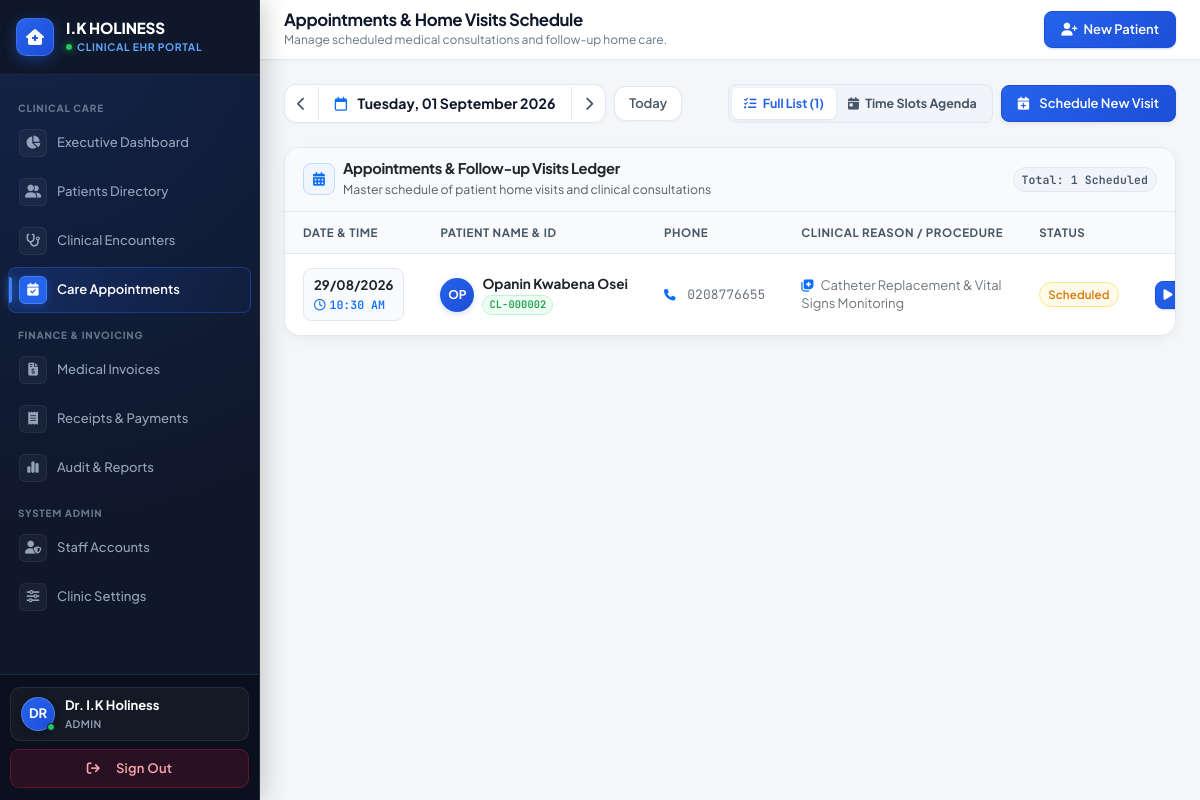
The app's page /appointments (signed in) with its own data.
### tables this page shows
CREATE TABLE appointments (
    id INT AUTO_INCREMENT PRIMARY KEY,
    client_id VARCHAR(20) NOT NULL,
    appointment_date DATE NOT NULL,
    appointment_time TIME NOT NULL,
    reason VARCHAR(255) NOT NULL,
    status ENUM('Scheduled', 'Completed', 'Cancelled', 'Missed') NOT NULL DEFAULT 'Scheduled',
    notes TEXT NULL,
    created_at TIMESTAMP DEFAULT CURRENT_TIMESTAMP,
    FOREIGN KEY (client_id) REFERENCES clients(client_id) ON DELETE CASCADE,
    INDEX idx_appointment_datetime (appointment_date, appointment_time),
    INDEX idx_status (status)
);

CREATE TABLE clients (
    client_id VARCHAR(20) PRIMARY KEY,
    full_name VARCHAR(255) NOT NULL,
    gender ENUM('Male', 'Female', 'Other') NOT NULL,
    dob DATE NOT NULL,
    age INT NOT NULL,
    phone VARCHAR(20) NOT NULL,
    address TEXT NOT NULL,
    emergency_name VARCHAR(255) NOT NULL,
    emergency_phone VARCHAR(20) NOT NULL,
    registration_date DATE NOT NULL,
    created_at TIMESTAMP DEFAULT CURRENT_TIMESTAMP,
    INDEX idx_fullname (full_name),
    INDEX idx_phone (phone)
);

### backend/app/Controllers/AppointmentController.php (called while the page is built, shortened)
<?php
class AppointmentController
{
    public function index(): void
    {
        $appointments = [];
        try {
            $db = Database::getInstance()->getConnection();
            $stmt = $db->query("
                SELECT a.*, c.full_name, c.phone
                FROM appointments a
                INNER JOIN clients c ON a.client_id = c.client_id
                ORDER BY a.appointment_date ASC, a.appointment_time ASC
            ");
            $appointments = $stmt->fetchAll();
        } catch (\PDOException $e) {
            $_SESSION['error_message'] = "Could not fetch appointments.";
        }
        require_once VIEWS_PATH . '/appointments/index.php';
        require_once VIEWS_PATH . '/shared/layout.php';
    }
}

### backend/app/Core/Router.php (called while the page is built, shortened)
<?php
class Router
{
    private array $routes = [];
    public function get(string $path, string $handler): void
    {
        $this->routes['GET'][$this->normalizePath($path)] = $handler;
    }
    public function post(string $path, string $handler): void
    {
        $this->routes['POST'][$this->normalizePath($path)] = $handler;
    }
    public function resolve(string $requestUri, string $requestMethod): void
    {
        $path = parse_url($requestUri, PHP_URL_PATH);
        $normalizedPath = $this->normalizePath($path);
        $method = strtoupper($requestMethod);
        $handler = $this->routes[$method][$normalizedPath];
        $this->executeHandler($handler);
    }
    private function normalizePath(string $path): string
    {
        $trimmed = trim($path, '/');
        return $trimmed === '' ? '/' : '/' . $trimmed;
    }
    private function executeHandler(string $handler): void
    {
        list($controllerClass, $method) = explode('@', $handler);
        $controllerInstance = new $fullControllerName();
        $controllerInstance->$method();
    }
}

### frontend/public/index.php (called while the page is built, shortened)
<?php
$requestUri = $_SERVER['REQUEST_URI'] ?? '/';
$requestPath = parse_url($requestUri, PHP_URL_PATH);
$baseNames = [
    '/ik-holiness-clinic/frontend/public',
    '/ik-holiness-clinic/public',
    '/ik-holiness-clinic',
    '/frontend/public',
    '/public',
];
foreach ($baseNames as $b) {
    if (str_starts_with($requestPath, $b)) {
        $requestPath = substr($requestPath, strlen($b));
        break;
    }
}
$routingPath = '/' . ltrim($requestPath ?? '', '/');
$router = new Router();
$router->get('/', 'HomeController@index');
$router->get('/home', 'HomeController@index');
$router->get('/services', 'HomeController@services');
$router->get('/about', 'HomeController@about');
$router->get('/request-care', 'HomeController@requestCare');
$router->get('/booking', 'HomeController@requestCare');
$router->get('/contact', 'HomeController@contact');
$router->post('/book-request', 'HomeController@bookRequest');
$router->post('/contact-submit', 'HomeController@contactSubmit');
$router->get('/login', 'AuthController@showLogin');
$router->post('/login', 'AuthController@login');
$router->get('/logout', 'AuthController@logout');
$router->get('/dashboard', 'DashboardController@index');
$router->get('/clients', 'ClientController@index');
$router->get('/clients/create', 'ClientController@create');
$router->post('/clients/store', 'ClientController@store');
$router->get('/clients/view', 'ClientController@view');
$router->get('/clients/edit', 'ClientController@edit');
$router->post('/clients/update', 'ClientController@update');
$router->get('/clients/delete', 'ClientController@delete');
$router->get('/visits', 'VisitController@index');
$router->get('/visits/create', 'VisitController@create');
$router->post('/visits/store', 'VisitController@store');
$router->get('/appointments', 'AppointmentController@index');
$router->get('/appointments/create', 'AppointmentController@create');
$router->post('/appointments/store', 'AppointmentController@store');
$router->get('/appointments/edit', 'AppointmentController@edit');
$router->get('/billing', 'BillingController@index');
$router->get('/billing/create', 'BillingController@create');
$router->post('/billing/store', 'BillingController@store');
$router->get('/billing/view', 'BillingController@view');
$router->get('/payments', 'PaymentController@index');
$router->get('/payments/create', 'PaymentController@create');
$router->post('/payments/store', 'PaymentController@store');
$router->get('/payments/receipt', 'PaymentController@receipt');
$router->get('/reports', 'ReportController@index');
$router->get('/users', 'UserController@index');
$router->get('/users/create', 'UserController@create');
$router->post('/users/store', 'UserController@store');
$router->get('/users/edit', 'UserController@edit');
$router->post('/users/update', 'UserController@update');
$router->get('/users/delete', 'UserController@delete');
$router->get('/settings', 'SettingController@index');
$router->post('/settings/update', 'SettingController@update');
$router->resolve($routingPath, $_SERVER['REQUEST_METHOD'] ?? 'GET');

### frontend/views/appointments/index.php (the view, shortened to what this page needs)
<div class="appointments-calendar-wrapper">
    <div class="d-flex flex-column flex-md-row justify-content-between align-items-stretch align-items-md-center gap-3 mb-4 no-print">
        <div class="d-flex align-items-center gap-2 flex-wrap">
            <div class="date-navigator-box">
                <button type="button" class="nav-arrow-btn" onclick="changeDay(-1)" title="Previous Day">
                    <i class="fa-solid fa-chevron-left"></i>
                </button>
                <div class="current-date-text" id="selectedDateDisplay">
                    <i class="fa-regular fa-calendar text-primary me-2"></i>
                    <span id="activeDateLabel"><?php echo date('l, d F Y'); ?></span>
                </div>
                <button type="button" class="nav-arrow-btn" onclick="changeDay(1)" title="Next Day">
                    <i class="fa-solid fa-chevron-right"></i>
                </button>
            </div>
            <button type="button" class="btn-today-pill" onclick="resetToToday()">
                Today
            </button>
        </div>
        <div class="d-flex align-items-center gap-2 flex-wrap justify-content-end">
            <div class="agenda-view-switcher">
                <button type="button" class="agenda-btn active" id="btnListView" onclick="toggleAgendaMode('list')">
                    <i class="fa-solid fa-list-check me-1"></i> Full List (<?php echo count($appointments); ?>)
                </button>
                <button type="button" class="agenda-btn" id="btnAgendaView" onclick="toggleAgendaMode('agenda')">
                    <i class="fa-solid fa-calendar-day me-1"></i> Time Slots Agenda
                </button>
            </div>
            <a href="<?php echo APP_URL; ?>/appointments/create" class="btn-primary-custom py-2 px-3 shadow-sm">
                <i class="fa-solid fa-calendar-plus me-1"></i> Schedule New Visit
            </a>
        </div>
    </div>
    <div id="calendarListView" class="ui-table-container">
        <div class="tanstack-table-header">
            <div class="d-flex align-items-center gap-2">
                <div class="icon-sq bg-blue-subtle text-primary" style="width: 32px; height: 32px; border-radius: 8px; display: flex; align-items: center; justify-content: center; font-size: 0.85rem;">
                    <i class="fa-solid fa-calendar-days"></i>
                </div>
                <div>
                    <h6 class="fw-bold text-dark mb-0" style="font-size: 0.92rem;">Appointments & Follow-up Visits Ledger</h6>
                    <small class="text-muted">Master schedule of patient home visits and clinical consultations</small>
                </div>
            </div>
            <span class="badge-pill-custom badge-zinc font-mono" style="font-size: 0.72rem;">
                Total: <?php echo count($appointments); ?> Scheduled
            </span>
        </div>
        <div class="table-responsive">
            <table class="ui-table">
                <thead>
                    <tr>
                        <th style="width: 15%;">Date & Time</th>
                        <th style="width: 24%;">Patient Name & ID</th>
                        <th style="width: 14%;">Phone</th>
                        <th style="width: 25%;">Clinical Reason / Procedure</th>
                        <th style="width: 10%;">Status</th>
                        <th style="width: 12%; text-align: right;" class="no-print">Actions</th>
                    </tr>
                </thead>
                <tbody>
                    <?php if (empty($appointments)): ?>
                        <tr>
                            <td colspan="6" class="text-center py-5 text-muted">
                                <i class="fa-regular fa-calendar-xmark fs-3 mb-2 d-block text-muted"></i>
                                No scheduled appointments found. Click <strong>"Schedule New Visit"</strong> to add one.
                            </td>
                        </tr>
                    <?php else: ?>
                        <?php foreach ($appointments as $a): ?>
                            <tr>
                                <td>
                                    <div class="appt-time-pill-clean">
                                        <strong class="text-dark d-block" style="font-size: 0.82rem; white-space: nowrap;">
                                            <?php echo date('d/m/Y', strtotime($a['appointment_date'])); ?>
                                        </strong>
                                        <small class="text-primary font-mono fw-semibold" style="font-size: 0.72rem; white-space: nowrap;">
                                            <i class="fa-regular fa-clock me-1"></i><?php echo date('g:i A', strtotime($a['appointment_time'])); ?>
                                        </small>
                                    </div>
                                </td>
                                <td>
                                    <div class="d-flex align-items-center gap-2">
                                        <div class="avatar-circle-appt flex-shrink-0">
                                            <?php echo strtoupper(substr($a['full_name'] ?? 'P', 0, 2)); ?>
                                        </div>
                                        <div class="min-w-0">
                                            <strong class="text-dark d-block text-truncate" style="font-size: 0.85rem;">
                                                <?php echo htmlspecialchars($a['full_name']); ?>
                                            </strong>
                                            <span class="badge-pill-custom badge-emerald font-mono" style="font-size: 0.65rem; padding: 1px 6px; white-space: nowrap;">
                                                <?php echo htmlspecialchars($a['client_id']); ?>
                                            </span>
                                        </div>
                                    </div>
                                </td>
                                <td>
                                    <a href="tel:<?php echo htmlspecialchars($a['phone']); ?>" class="text-secondary text-decoration-none hover-primary font-mono" style="font-size: 0.8125rem; white-space: nowrap;">
                                        <i class="fa-solid fa-phone text-primary me-1" style="font-size: 0.72rem;"></i>
                                        <?php echo htmlspecialchars($a['phone']); ?>
                                    </a>
                                </td>
                                <td>
                                    <div class="text-secondary small" style="line-height: 1.35; font-size: 0.8125rem;">
                                        <i class="fa-solid fa-notes-medical text-primary me-1"></i>
                                        <?php echo htmlspecialchars($a['reason']); ?>
                                    </div>
                                </td>
                                <td>
                                    <?php
                                    $badge = 'badge-amber';
                                    ?>
                                    <span class="badge-pill-custom <?php echo $badge; ?>" style="font-size: 0.72rem;">
                                        <?php echo htmlspecialchars($a['status']); ?>
                                    </span>
                                </td>
                                <td style="text-align: right;" class="no-print">
                                    <div class="d-inline-flex align-items-center gap-1">
                                        <?php if ($a['status'] === 'Scheduled'): ?>
                                            <a href="<?php echo APP_URL; ?>/visits/create?client_id=<?php echo urlencode($a['client_id']); ?>"
                                               class="btn-primary-custom btn-sm py-1 px-2"
                                               style="font-size: 0.75rem;"
                                               title="Start Visit">
                                                <i class="fa-solid fa-play me-1"></i> Start
                                            </a>
                                        <?php endif; ?>
                                    </div>
                                </td>
                            </tr>
                        <?php endforeach; ?>
                    <?php endif; ?>
                </tbody>
            </table>
        </div>
    </div>
</div>

### records on screen
appointments: appointment_date "29/08/2026", appointment_time "10:30 AM", client.full_name "OP", client.full_name "Opanin Kwabena Osei", client "CL-000002", client.phone "0208776655", reason "Catheter Replacement & Vital Signs Monitoring", status "Scheduled"

### other values on screen
substr($currentUserName ?? 'DR', 0, 2) "DR"
$currentUserName "Dr. I.K Holiness"
$currentRole "ADMIN"
$pageHeading "Appointments & Home Visits Schedule"
$pageSubheading "Manage scheduled medical consultations and follow-up home care."
count($appointments) "1"
